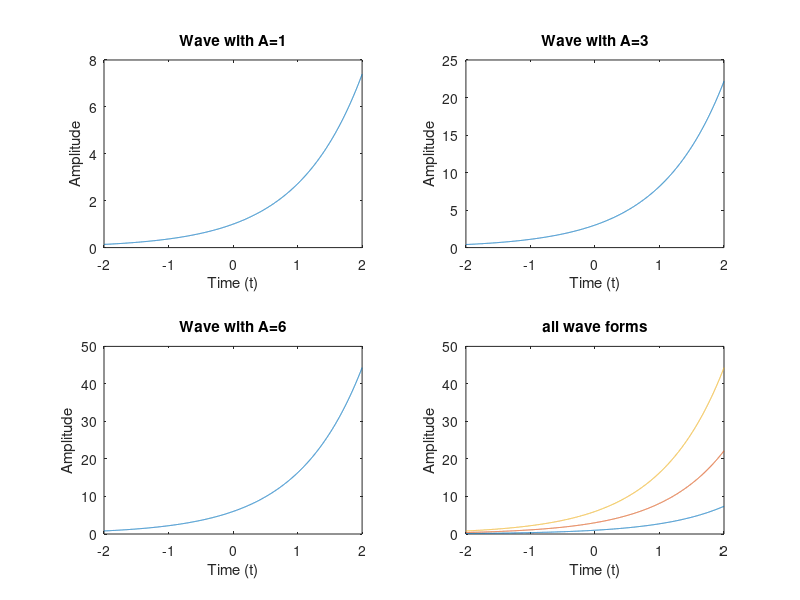
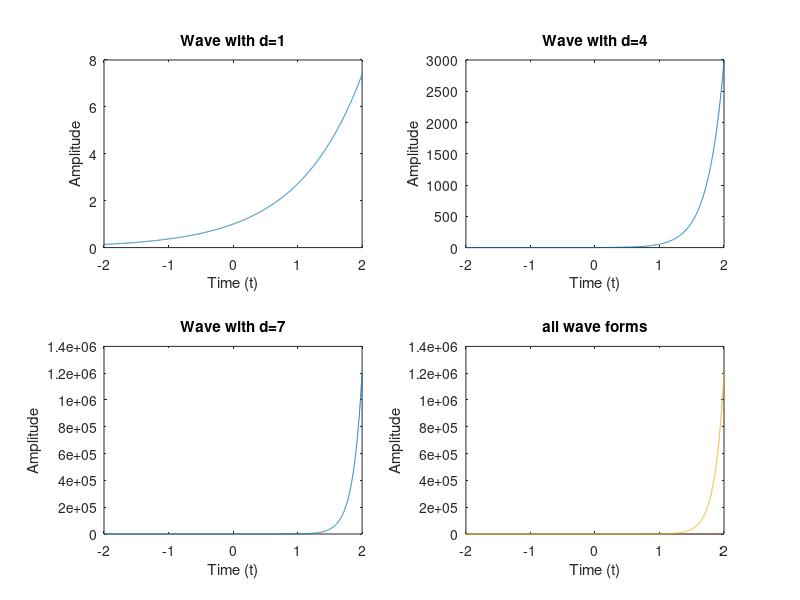

Write the MATLAB code that produced these figures, in order.
clear all;

Fs=1000;
duration=4;
t=-duration/2:1/Fs:duration/2;


A=[1 3 6];
d=[1 4 7];

signal_A=zeros(length(A),length(t));
for i=1:1:length(A)
    signal_A(i,:)=A(i)*exp(d(1)*t);
end

figure;
subplot(2,2,1);
plot(t,signal_A(1,:));
title("Wave with A=1");
xlabel("Time (t)");
ylabel("Amplitude");

subplot(2,2,2);
plot(t,signal_A(2,:));
title("Wave with A=3");
xlabel("Time (t)");
ylabel("Amplitude");

subplot(2,2,3);
plot(t,signal_A(3,:));
title("Wave with A=6");
xlabel("Time (t)");
ylabel("Amplitude");

subplot(2,2,4);
plot(t,signal_A(1,:),t,signal_A(2,:),t,signal_A(3,:));
title("all wave forms");
xlabel("Time (t)");
ylabel("Amplitude");


signal_d=zeros(length(d),length(t));
for i=1:1:length(d)
    signal_d(i,:)=A(1)*exp(d(i)*t);
end

figure;
subplot(2,2,1);
plot(t,signal_d(1,:));
title("Wave with d=1");
xlabel("Time (t)");
ylabel("Amplitude");

subplot(2,2,2);
plot(t,signal_d(2,:));
title("Wave with d=4");
xlabel("Time (t)");
ylabel("Amplitude");

subplot(2,2,3);
plot(t,signal_d(3,:));
title("Wave with d=7");
xlabel("Time (t)");
ylabel("Amplitude");

subplot(2,2,4);
plot(t,signal_d(1,:),t,signal_d(2,:),t,signal_d(3,:));
title("all wave forms");
xlabel("Time (t)");
ylabel("Amplitude");